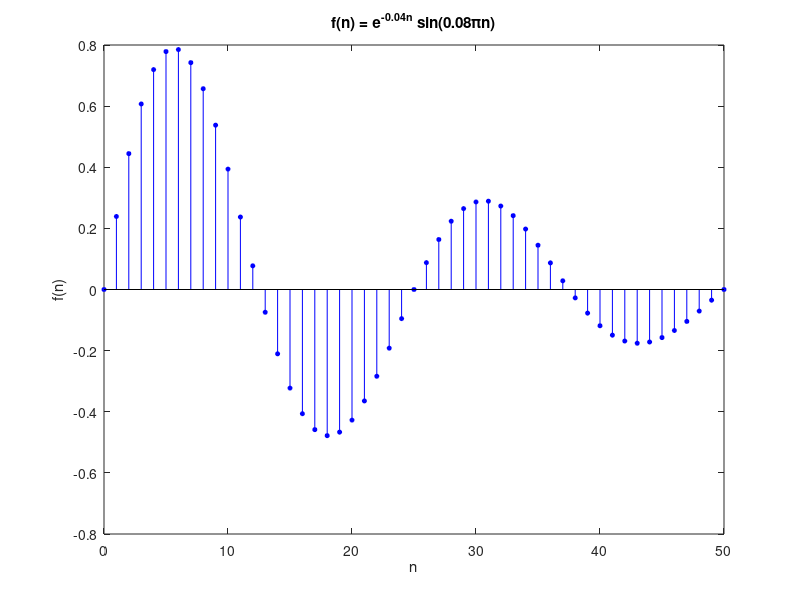

This chart was generated by the following MATLAB code:
figure
n = 0 : 50;
h = stem(n, exp(-0.04 * n) .* sin(0.08 * pi * n), 'filled', 'b');
set(h(1), 'MarkerSize', 3)
xlabel('n');
ylabel('f(n)');
title('f(n) = e^{-0.04n} sin(0.08{\pi}n)');
print('output.pdf', '-dpdf', '-bestfit', '-opengl');
